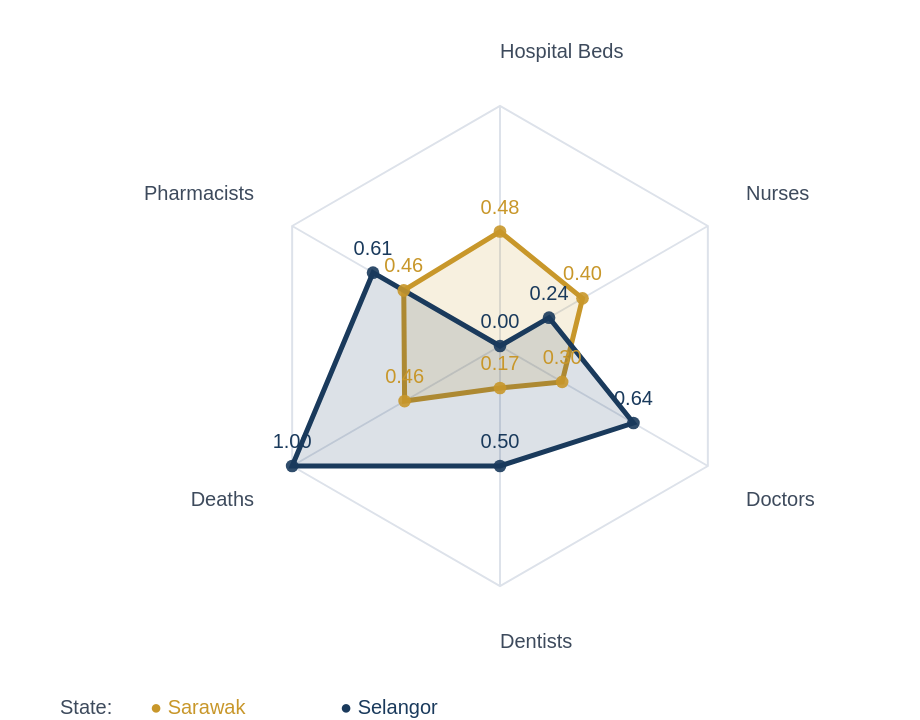

The specification (Vega-Lite) saved for this image:
### Vega specification from a JSON file in a GitHub repository (floating-point values rounded to 4 significant figures)
{"$schema": "https://vega.github.io/schema/vega/v5.json", "width": 460, "height": 360, "padding": {"top": 20, "left": 20, "right": 100, "bottom": 40}, "autosize": {"type": "fit", "contains": "padding"}, "signals": [{"name": "radius", "update": "120"}, {"name": "cx", "update": "230"}, {"name": "cy", "update": "150"}], "data": [{"name": "table", "values": [{"key": "Pharmacists", "value": 0.463, "category": 0}, {"key": "Hospital Beds", "value": 0.477, "category": 0}, {"key": "Nurses", "value": 0.397, "category": 0}, {"key": "Doctors", "value": 0.299, "category": 0}, {"key": "Dentists", "value": 0.175, "category": 0}, {"key": "Deaths", "value": 0.459, "category": 0}, {"key": "Pharmacists", "value": 0.611, "category": 1}, {"key": "Hospital Beds", "value": 0.0, "category": 1}, {"key": "Nurses", "value": 0.236, "category": 1}, {"key": "Doctors", "value": 0.642, "category": 1}, {"key": "Dentists", "value": 0.5, "category": 1}, {"key": "Deaths", "value": 1.0, "category": 1}]}, {"name": "keys", "source": "table", "transform": [{"type": "aggregate", "groupby": ["key"]}]}], "scales": [{"name": "angular", "type": "point", "range": {"signal": "[-PI, PI]"}, "padding": 0.5, "domain": {"data": "table", "field": "key"}}, {"name": "radial", "type": "linear", "range": {"signal": "[0, radius]"}, "zero": true, "nice": false, "domain": [0, 1], "domainMin": 0}, {"name": "color", "type": "ordinal", "domain": [0, 1], "range": ["#c8972a", "#1a3a5c"]}], "encode": {"enter": {"x": {"value": 0}, "y": {"value": 0}}}, "marks": [{"type": "group", "name": "categories", "zindex": 1, "encode": {"enter": {"x": {"signal": "cx"}, "y": {"signal": "cy"}}}, "from": {"facet": {"data": "table", "name": "facet", "groupby": ["category"]}}, "marks": [{"type": "line", "name": "category-line", "from": {"data": "facet"}, "encode": {"enter": {"interpolate": {"value": "linear-closed"}, "x": {"signal": "scale('radial', datum.value) * cos(scale('angular', datum.key))"}, "y": {"signal": "scale('radial', datum.value) * sin(scale('angular', datum.key))"}, "stroke": {"scale": "color", "field": "category"}, "strokeWidth": {"value": 2.5}, "fill": {"scale": "color", "field": "category"}, "fillOpacity": {"value": 0.15}}}}]}, {"type": "rule", "name": "radial-grid", "from": {"data": "keys"}, "zindex": 0, "encode": {"enter": {"x": {"signal": "cx"}, "y": {"signal": "cy"}, "x2": {"signal": "cx + radius * cos(scale('angular', datum.key))"}, "y2": {"signal": "cy + radius * sin(scale('angular', datum.key))"}, "stroke": {"value": "#dde2ea"}, "strokeWidth": {"value": 1}}}}, {"type": "text", "name": "key-label", "from": {"data": "keys"}, "zindex": 1, "encode": {"enter": {"x": {"signal": "cx + (radius + 22) * cos(scale('angular', datum.key))"}, "y": {"signal": "cy + (radius + 22) * sin(scale('angular', datum.key))"}, "text": {"field": "key"}, "align": [{"test": "abs(scale('angular', datum.key)) > PI / 2", "value": "right"}, {"value": "left"}], "baseline": [{"test": "scale('angular', datum.key) > 0.3", "value": "top"}, {"test": "scale('angular', datum.key) < -0.3", "value": "bottom"}, {"value": "middle"}], "fill": {"value": "#3d4a5c"}, "fontSize": {"value": 11.5}, "fontWeight": {"value": "600"}, "font": {"value": "Source Sans 3, sans-serif"}}}}, {"type": "line", "name": "outer-line", "from": {"data": "radial-grid"}, "encode": {"enter": {"interpolate": {"value": "linear-closed"}, "x": {"field": "x2"}, "y": {"field": "y2"}, "stroke": {"value": "#dde2ea"}, "strokeWidth": {"value": 1}}}}, {"type": "symbol", "from": {"data": "table"}, "zindex": 2, "encode": {"enter": {"x": {"signal": "cx + scale('radial', datum.value) * cos(scale('angular', datum.key))"}, "y": {"signal": "cy + scale('radial', datum.value) * sin(scale('angular', datum.key))"}, "size": {"value": 40}, "fill": {"scale": "color", "field": "category"}, "opacity": {"value": 0.9}}}}, {"type": "text", "from": {"data": "table"}, "zindex": 3, "encode": {"enter": {"x": {"signal": "cx + scale('radial', datum.value) * cos(scale('angular', datum.key))"}, "y": {"signal": "cy + scale('radial', datum.value) * sin(scale('angular', datum.key))"}, "text": {"signal": "format(datum.value, '.2f')"}, "align": {"value": "center"}, "baseline": {"value": "bottom"}, "dy": {"value": -7}, "fill": {"scale": "color", "field": "category"}, "fontSize": {"value": 9}, "fontWeight": {"value": "700"}, "font": {"value": "Source Sans 3, sans-serif"}}}}, {"type": "text", "encode": {"enter": {"x": {"value": 10}, "y": {"signal": "cy + radius + 55"}, "text": {"value": "State:"}, "fill": {"value": "#3d4a5c"}, "fontSize": {"value": 11}, "fontWeight": {"value": "bold"}, "font": {"value": "Source Sans 3, sans-serif"}, "align": {"value": "left"}, "baseline": {"value": "top"}}}}, {"type": "text", "encode": {"enter": {"x": {"value": 55}, "y": {"signal": "cy + radius + 55"}, "text": {"value": "● Sarawak"}, "fill": {"value": "#c8972a"}, "fontSize": {"value": 11}, "fontWeight": {"value": "bold"}, "font": {"value": "Source Sans 3, sans-serif"}, "align": {"value": "left"}, "baseline": {"value": "top"}}}}, {"type": "text", "encode": {"enter": {"x": {"value": 150}, "y": {"signal": "cy + radius + 55"}, "text": {"value": "● Selangor"}, "fill": {"value": "#1a3a5c"}, "fontSize": {"value": 11}, "fontWeight": {"value": "bold"}, "font": {"value": "Source Sans 3, sans-serif"}, "align": {"value": "left"}, "baseline": {"value": "top"}}}}]}
